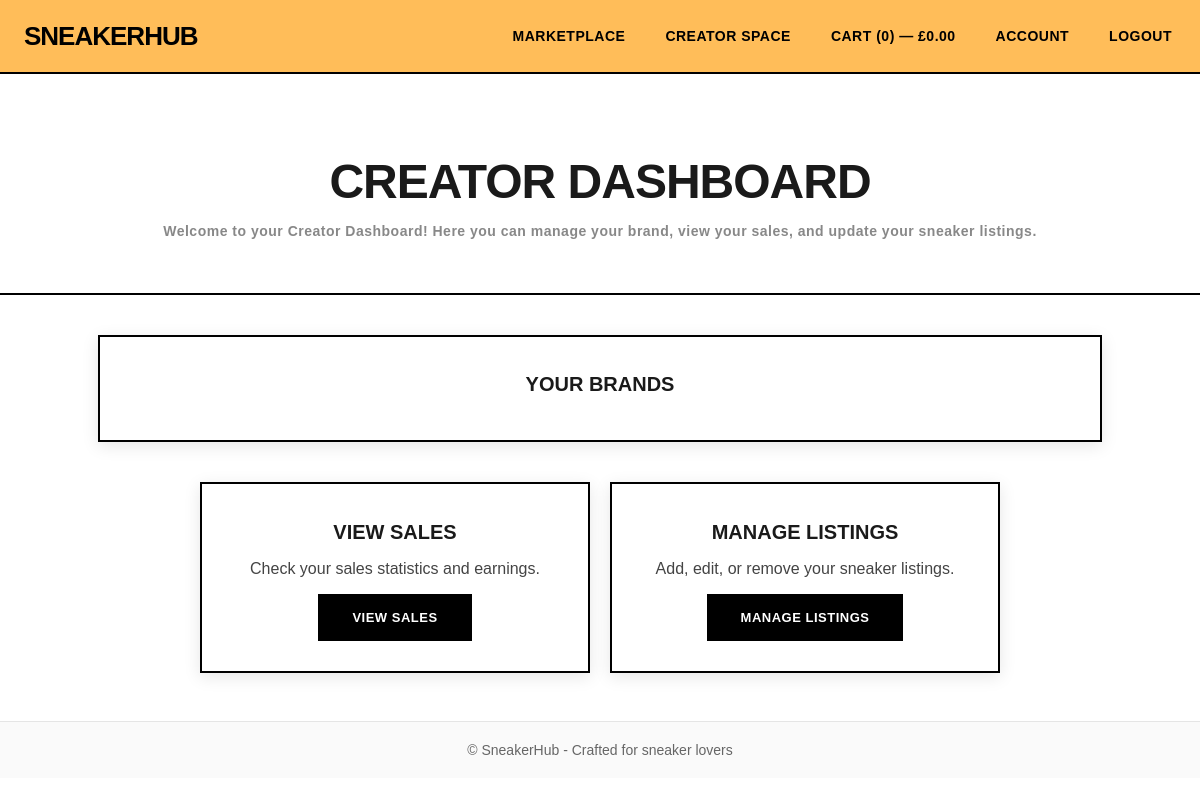
/creatorspace/dashboard/ (signed in), run on an earlier commit of the app's database.
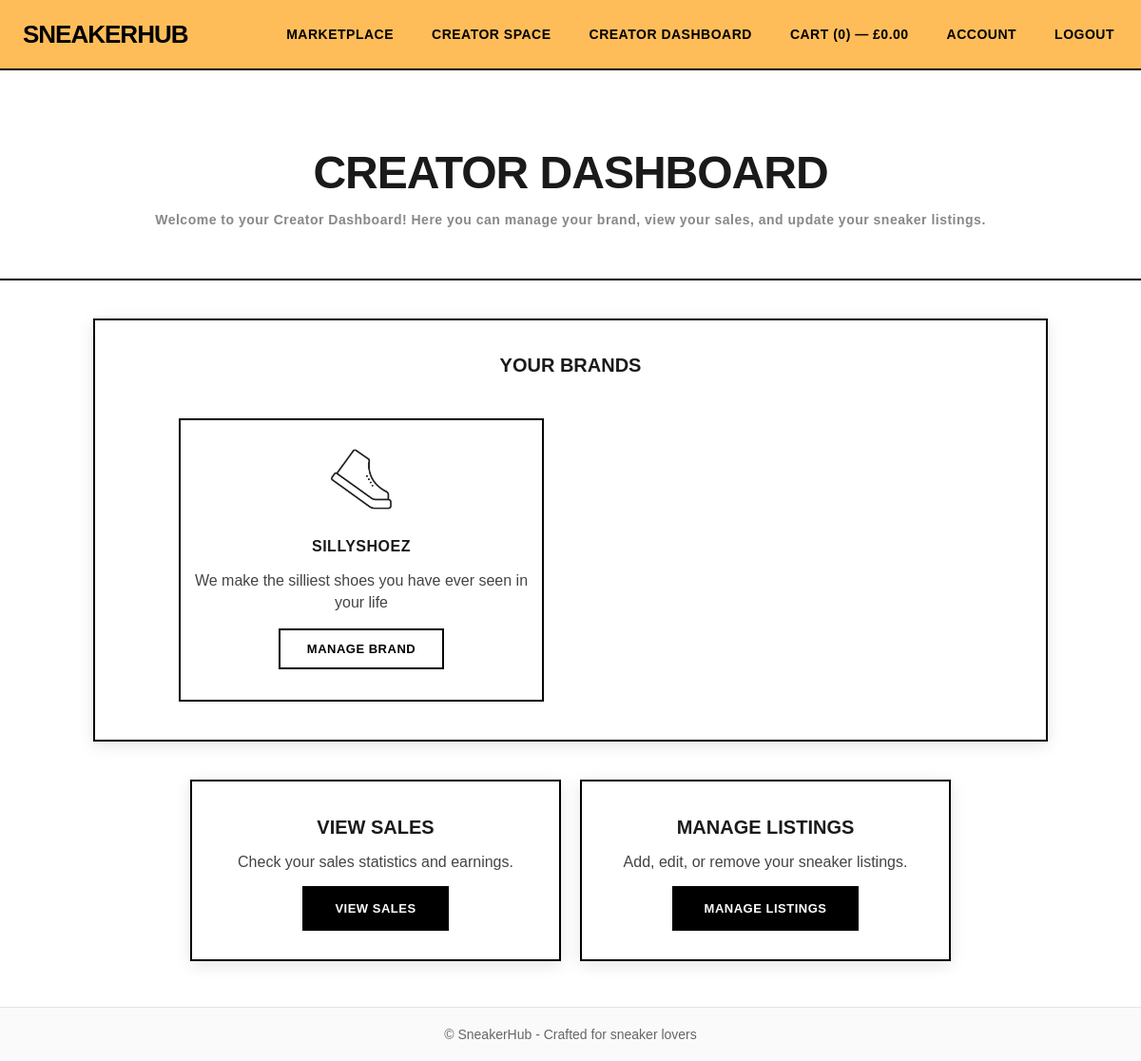
And on a later commit of the database.
### creatorspace/models.py (models this page shows, shortened)
class Brand(models.Model):
    owner = models.ForeignKey('auth.User', on_delete=models.CASCADE)
    brand_name = models.CharField(max_length=100)
    brand_bio = models.TextField()
    brand_banner = models.ImageField(upload_to='brand_banners/', null=True, blank=True)
    brand_logo = models.ImageField(upload_to='brand_logos/', null=True, blank=True)

### creatorspace/views.py (the view)
# urls.py: path('dashboard/', views.brandDashboardView, name='brand_dashboard'),
def brandDashboardView(request):
    user = request.user
    getBrands = Brand.objects.filter(owner=user)
    context = {
        'brands': getBrands,
    }
    return render(request, 'creatorspace/creatordashboard.html', context)

### cart/context_processors.py (called while the page is built, shortened)
def cart_totals(request):
    cart = request.session.get('cart', {})
    count = 0
    total = 0.0
    return {'cart': {'count': count, 'total': total}}

### creatorspace/context_processors.py (called while the page is built)
def isBrandOwner(request):
    user = request.user
    isBrand = False
    if user.is_authenticated:
        brandCheck = Brand.objects.filter(owner=user).exists()
        if brandCheck:
            isBrand = True
    return {
        'isBrand': isBrand
    }

### creatorspace/templates/creatorspace/creatordashboard.html (shortened to what this page needs)
{% extends "base.html" %}
{% load static %}
{% block content %}
<section class="creator-dashboard-section">
    <div class="container">
        <div class="dashboard-header">
            <h1>Creator Dashboard</h1>
            <p>Welcome to your Creator Dashboard! Here you can manage your brand, view your sales, and update your sneaker listings.</p>
        </div>
        <div class="dashboard-card dashboard-brands">
            <h2>Your Brands</h2>
            <div class="dashboard-brand-grid">
                {% for brand in brands %}
                <div class="brand-card">
                    {% if brand.brand_logo %}
                    <img src="{{ brand.brand_logo.url }}" alt="{{ brand.brand_name }}" class="brand-logo">
                    {% else %}
                    <div class="brand-logo-placeholder">No Logo</div>
                    {% endif %}
                    <div class="brand-info">
                        <h3>{{ brand.brand_name }}</h3>
                        <p>{{ brand.brand_bio|truncatewords:20 }}</p>
                    </div>
                    <div class="brand-actions">
                        <a href="#" class="btn-secondary">Manage Brand</a>
                    </div>
                </div>
                {% endfor %}
            </div>
        </div>
        <div class="dashboard-cards">
            <div class="dashboard-card">
                <h2>View Sales</h2>
                <p>Check your sales statistics and earnings.</p>
                <a href="#" class="btn-primary btn-large">View Sales</a>
            </div>
            <div class="dashboard-card">
                <h2>Manage Listings</h2>
                <p>Add, edit, or remove your sneaker listings.</p>
                <a href="#" class="btn-primary btn-large">Manage Listings</a>
            </div>
        </div>
    </div>
</section>
{% endblock %}

What changed in the data, as far as the page shows it:
added Brand: brand_logo (picture), brand_name "SILLYSHOEZ", brand_bio "We make the silliest shoes you have ever seen in your life"
Also different on the page:
text now shown: "CREATOR DASHBOARD"
